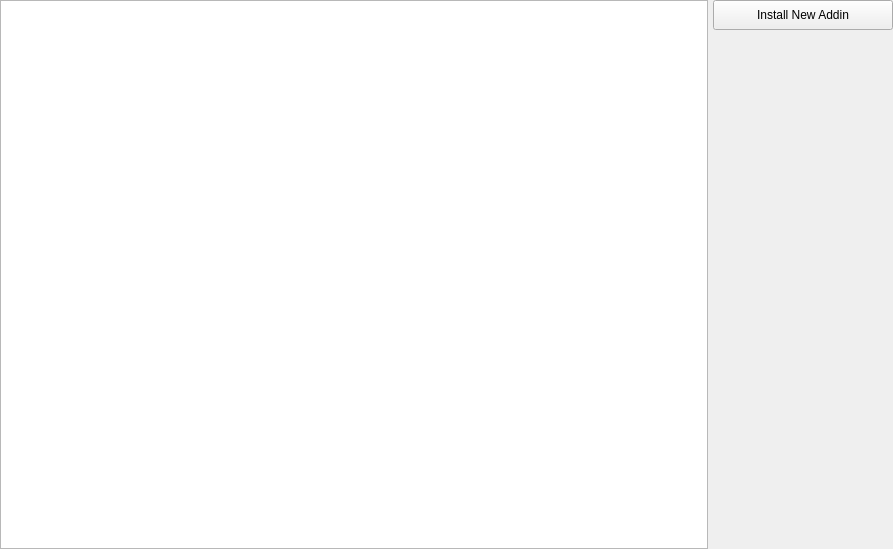
<?xml version="1.0" encoding="UTF-8"?>
<ui version="4.0">
 <class>AddinsTab</class>
 <widget class="QWidget" name="AddinsTab">
  <property name="geometry">
   <rect>
    <x>0</x>
    <y>0</y>
    <width>893</width>
    <height>549</height>
   </rect>
  </property>
  <property name="windowTitle">
   <string>Form</string>
  </property>
  <layout class="QHBoxLayout" name="horizontalLayout">
   <property name="spacing">
    <number>5</number>
   </property>
   <property name="leftMargin">
    <number>0</number>
   </property>
   <property name="topMargin">
    <number>0</number>
   </property>
   <property name="rightMargin">
    <number>0</number>
   </property>
   <property name="bottomMargin">
    <number>0</number>
   </property>
   <item>
    <widget class="QTableView" name="tableViewAddins">
     <property name="sortingEnabled">
      <bool>true</bool>
     </property>
    </widget>
   </item>
   <item>
    <layout class="QVBoxLayout" name="verticalLayout">
     <property name="spacing">
      <number>5</number>
     </property>
     <property name="rightMargin">
      <number>0</number>
     </property>
     <item>
      <widget class="QToolButton" name="buttonInstallNewAddin">
       <property name="minimumSize">
        <size>
         <width>180</width>
         <height>30</height>
        </size>
       </property>
       <property name="text">
        <string>Install New Addin</string>
       </property>
      </widget>
     </item>
     <item>
      <spacer name="verticalSpacer">
       <property name="orientation">
        <enum>Qt::Vertical</enum>
       </property>
       <property name="sizeHint" stdset="0">
        <size>
         <width>20</width>
         <height>40</height>
        </size>
       </property>
      </spacer>
     </item>
    </layout>
   </item>
  </layout>
 </widget>
 <resources/>
 <connections/>
</ui>
